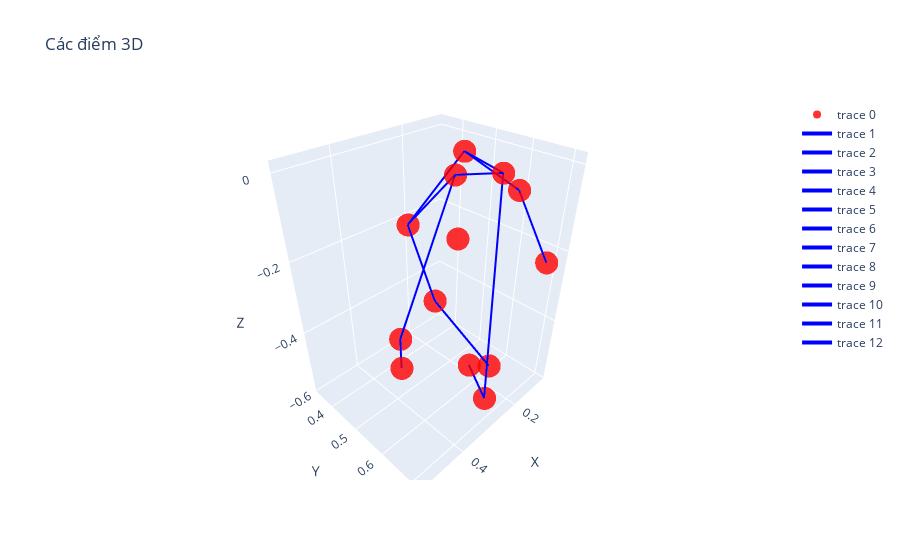

Notebook code for this chart:
### Code cell
# Thiết lập bố cục 
fig.update_layout(
    title='Các điểm 3D',
    scene = dict(
        xaxis_title='X',
        yaxis_title='Y',
        zaxis_title='Z'
    )
)

### Figure 1 — Plotly figure (JSON) as saved in the notebook; plotly's stock layout.template omitted (floating-point values rounded to 4 significant figures)
{"data": [{"marker": {"color": "red", "opacity": 0.8, "size": 8}, "mode": "markers", "type": "scatter3d", "x": [0.1267, 0.2028, 0.1501, 0.2325, 0.1391, 0.181, 0.08349, 0.2843, 0.2358, 0.4152, 0.2529, 0.5234, 0.3837], "y": [0.4461, 0.3393, 0.477, 0.4684, 0.6247, 0.6216, 0.6855, 0.5724, 0.6494, 0.5402, 0.6678, 0.6691, 0.7155], "z": [-0.2557, -0.2265, -0.01367, -0.3889, -0.06476, -0.5516, -0.2424, -0.005621, 0.005802, -0.3619, -0.5846, -0.2855, -0.3423]}, {"line": {"color": "blue", "width": 4}, "mode": "lines", "type": "scatter3d", "x": [0.2028, 0.1501], "y": [0.3393, 0.477], "z": [-0.2265, -0.01367]}, {"line": {"color": "blue", "width": 4}, "mode": "lines", "type": "scatter3d", "x": [0.2028, 0.2843], "y": [0.3393, 0.5724], "z": [-0.2265, -0.005621]}, {"line": {"color": "blue", "width": 4}, "mode": "lines", "type": "scatter3d", "x": [0.1501, 0.2358], "y": [0.477, 0.6494], "z": [-0.01367, 0.005802]}, {"line": {"color": "blue", "width": 4}, "mode": "lines", "type": "scatter3d", "x": [0.2843, 0.2358], "y": [0.5724, 0.6494], "z": [-0.005621, 0.005802]}, {"line": {"color": "blue", "width": 4}, "mode": "lines", "type": "scatter3d", "x": [0.2028, 0.2325], "y": [0.3393, 0.4684], "z": [-0.2265, -0.3889]}, {"line": {"color": "blue", "width": 4}, "mode": "lines", "type": "scatter3d", "x": [0.2325, 0.181], "y": [0.4684, 0.6216], "z": [-0.3889, -0.5516]}, {"line": {"color": "blue", "width": 4}, "mode": "lines", "type": "scatter3d", "x": [0.1501, 0.1391], "y": [0.477, 0.6247], "z": [-0.01367, -0.06476]}, {"line": {"color": "blue", "width": 4}, "mode": "lines", "type": "scatter3d", "x": [0.1391, 0.08349], "y": [0.6247, 0.6855], "z": [-0.06476, -0.2424]}, {"line": {"color": "blue", "width": 4}, "mode": "lines", "type": "scatter3d", "x": [0.2843, 0.4152], "y": [0.5724, 0.5402], "z": [-0.005621, -0.3619]}, {"line": {"color": "blue", "width": 4}, "mode": "lines", "type": "scatter3d", "x": [0.4152, 0.5234], "y": [0.5402, 0.6691], "z": [-0.3619, -0.2855]}, {"line": {"color": "blue", "width": 4}, "mode": "lines", "type": "scatter3d", "x": [0.2358, 0.2529], "y": [0.6494, 0.6678], "z": [0.005802, -0.5846]}, {"line": {"color": "blue", "width": 4}, "mode": "lines", "type": "scatter3d", "x": [0.2529, 0.3837], "y": [0.6678, 0.7155], "z": [-0.5846, -0.3423]}], "layout": {"scene": {"xaxis": {"title": {"text": "X"}}, "yaxis": {"title": {"text": "Y"}}, "zaxis": {"title": {"text": "Z"}}}, "title": {"text": "Các điểm 3D"}}}
